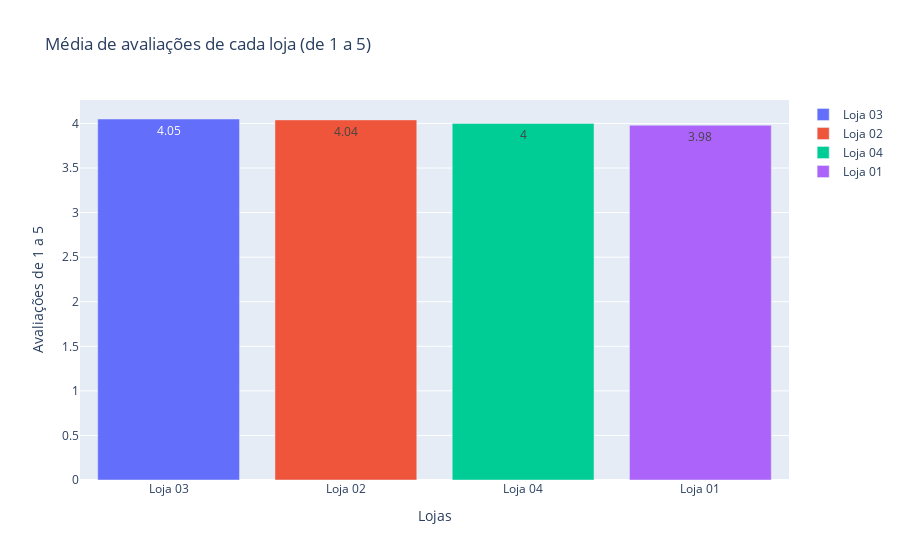

The code cell stored with this chart in its notebook:
### Markdown cell above
## Visualizando as médias com gráfico de barras

Assim como nas análises anteriores, vamos utilizar o gráfico de barras para uma melhor visualização. Nesse contexto, além de facilitar na visualização dos dados, vai ser muito útil para comparação entre as médias das lojas

### Code cell
fig = px.bar(medias_avaliacoes,
       x='ID da Loja',
       y='Avaliação da compra',
       color='ID da Loja', 
       title='Média de avaliações de cada loja (de 1 a 5)',
       text='Avaliação da compra'
      )

fig.update_layout(legend_title_text='')
fig.update_yaxes(title_text='Avaliações de 1 a 5')
fig.update_xaxes(title_text='Lojas')

fig.show()

### Figure 1 — Plotly figure (JSON) as saved in the notebook; plotly's stock layout.template omitted (floating-point values rounded to 4 significant figures)
{"data": [{"hovertemplate": "ID da Loja=%{x}<br>Avaliação da compra=%{text}<extra></extra>", "legendgroup": "Loja 03", "marker": {"color": "#636efa", "pattern": {"shape": ""}}, "name": "Loja 03", "orientation": "v", "showlegend": true, "text": [4.05], "textposition": "auto", "type": "bar", "x": ["Loja 03"], "xaxis": "x", "y": [4.05], "yaxis": "y"}, {"hovertemplate": "ID da Loja=%{x}<br>Avaliação da compra=%{text}<extra></extra>", "legendgroup": "Loja 02", "marker": {"color": "#EF553B", "pattern": {"shape": ""}}, "name": "Loja 02", "orientation": "v", "showlegend": true, "text": [4.04], "textposition": "auto", "type": "bar", "x": ["Loja 02"], "xaxis": "x", "y": [4.04], "yaxis": "y"}, {"hovertemplate": "ID da Loja=%{x}<br>Avaliação da compra=%{text}<extra></extra>", "legendgroup": "Loja 04", "marker": {"color": "#00cc96", "pattern": {"shape": ""}}, "name": "Loja 04", "orientation": "v", "showlegend": true, "text": [4.0], "textposition": "auto", "type": "bar", "x": ["Loja 04"], "xaxis": "x", "y": [4.0], "yaxis": "y"}, {"hovertemplate": "ID da Loja=%{x}<br>Avaliação da compra=%{text}<extra></extra>", "legendgroup": "Loja 01", "marker": {"color": "#ab63fa", "pattern": {"shape": ""}}, "name": "Loja 01", "orientation": "v", "showlegend": true, "text": [3.98], "textposition": "auto", "type": "bar", "x": ["Loja 01"], "xaxis": "x", "y": [3.98], "yaxis": "y"}], "layout": {"barmode": "relative", "legend": {"title": {"text": ""}, "tracegroupgap": 0}, "title": {"text": "Média de avaliações de cada loja (de 1 a 5)"}, "xaxis": {"anchor": "y", "categoryarray": ["Loja 03", "Loja 02", "Loja 04", "Loja 01"], "categoryorder": "array", "domain": [0, 1], "title": {"text": "Lojas"}}, "yaxis": {"anchor": "x", "domain": [0, 1], "title": {"text": "Avaliações de 1 a 5"}}}}
